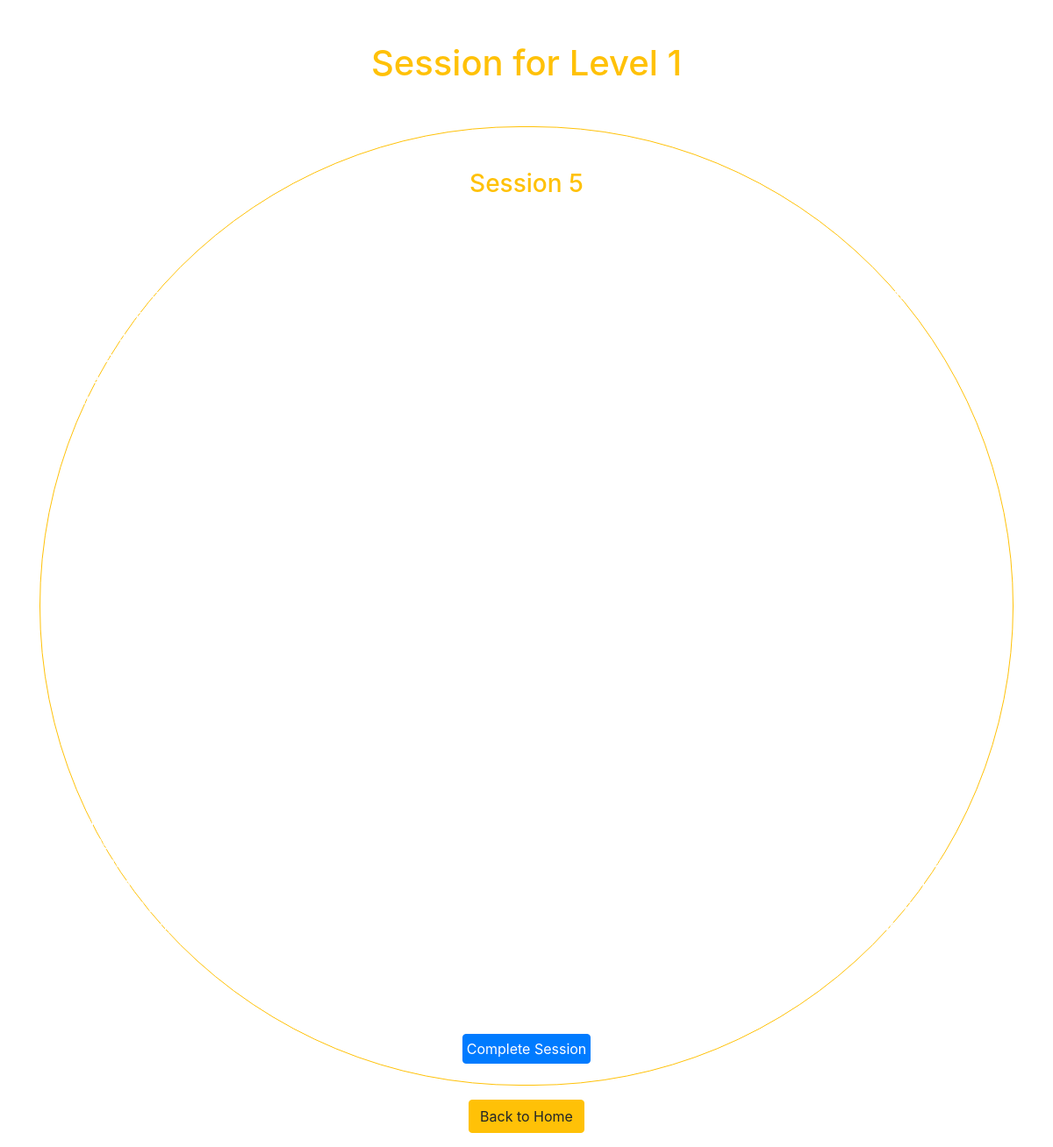
The page /game/session.php?level_id=7&session_id=5&level_number=1 (signed in) on the database its author committed.
### tables this page shows
CREATE TABLE `sessions` (
  `id` int(11) NOT NULL,
  `level_id` int(11) NOT NULL,
  `session_number` int(11) NOT NULL,
  `content` text NOT NULL,
  `is_completed` tinyint(1) DEFAULT 0,
  `user_id` int(11) DEFAULT NULL,
  `completed_at` timestamp NULL DEFAULT NULL,
  `coins_awarded` int(11) DEFAULT 0
);

### game/session.php (the view, shortened to what this page needs)
<?php
require_once('../connection.php');
$level_id = $_GET['level_id'];
$session_id = $_GET['session_id'];
$level_number = $_GET['level_number'];
$query = "SELECT * FROM sessions WHERE level_id = :level_id AND session_number = :session_id";
$stmt = $connection->prepare($query);
$stmt->bindParam(':level_id', $level_id);
$stmt->bindParam(':session_id', $session_id);
$stmt->execute();
$session = $stmt->fetch(PDO::FETCH_ASSOC);
?>
<!DOCTYPE html>
<html lang="en">
<head>
    <link rel="stylesheet" href="https://maxcdn.bootstrapcdn.com/bootstrap/4.5.2/css/bootstrap.min.css">
</head>
<body>
    <video autoplay muted loop id="myVideo">
        <source src="../vids/background-vid.mp4" type="video/mp4">
    </video>
    <div class="container">
        <h1 class="text-center text-warning m-5">Session for Level <?= htmlspecialchars($level_number); ?></h1>
        <div class="session border border-warning rounded-pill">
            <h3 class="text-center text-warning mt-5">Session <?= htmlspecialchars($session['session_number']); ?></h3>
            <p class="text-white mt-5 p-5"><?= htmlspecialchars($session['content']); ?></p>
            <?php if ($session['is_completed']): ?>
                <p class="text-success text-center">You have completed this session.</p>
            <?php else: ?>
                <form method="POST" action="">
                    <center>
                        <button type="submit" class="btn btn-primary p-1 m-4">Complete Session</button>
                    </center>
                </form>
            <?php endif; ?>
        </div>
    </div>
    <center>
        <a href="game.php" class="btn btn-warning m-3">Back to Home</a>
    </center>
</body>
</html>

### game/session.php (style rules this page uses)
#myVideo { position: fixed; right: 0; bottom: 0; min-width: 100%; min-height: 100%; z-index: -100; }

### rows shown on the page
sessions: session_number "5", content "Fifth Session: Uncertainty and Measurements Let's talk about uncertainty, and its related concept error. You might think that science has got nothing to do with uncertainty or error. Science should be about knowing things and being sure of things, and indeed scientists are confident about many of the theories they have and are very accurate in many of the observations they make. But scientists are always wanting to be aware of the limitations of their theories and the limitations of their data. So good science depends on understanding uncertainty and error. These concepts are distinguishable. Uncertainty involves inevitable, uncertainty involve with the measuring apparatus, the theoretical…"

### other values the page prints
$level_number "1"
